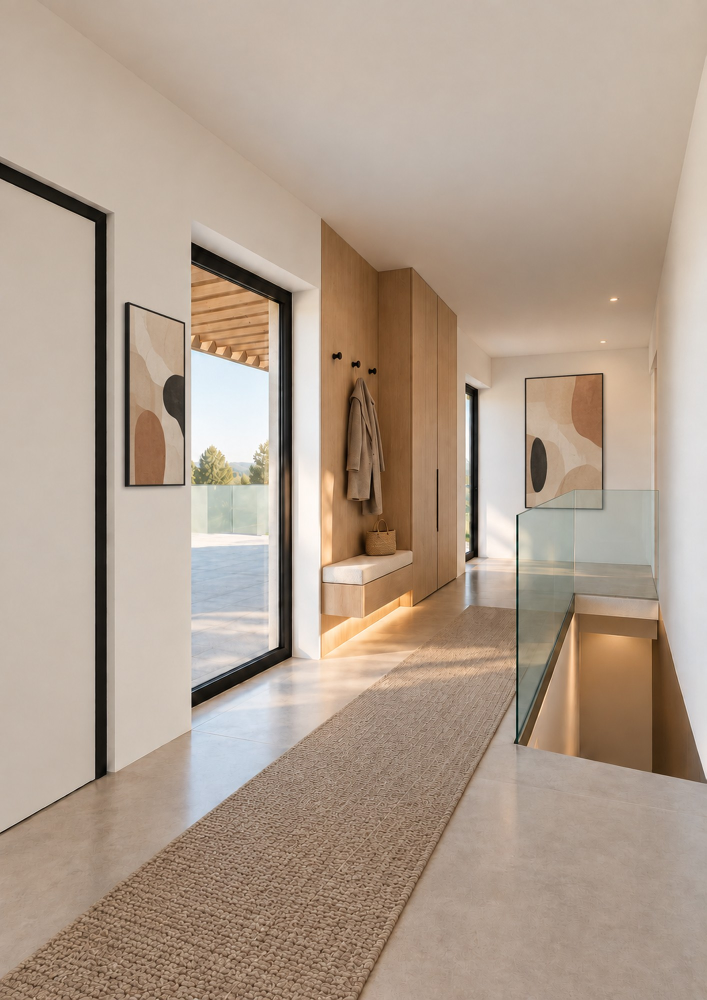
#> input picture assets/img/eingang.jpg, 1413 x 2000 px (shown at 1/2 size); its folder holds only this picture in this run
$ python images.py
#> lines starting #> are read from the running program, lines starting #| are printed output that depends on the picture
"""Erzeugt responsive Bildvarianten (AVIF, WebP, JPG) unter assets/img/r/ und assets/plaene/r/.

Aufruf im Projektordner: python3 tools/images.py
Quellen bleiben unverändert; Varianten werden nur neu gebaut, wenn sie fehlen oder älter sind.
"""
from pathlib import Path
from PIL import Image

ROOT = Path(__file__).resolve().parent.parent
PHOTO_WIDTHS = (480, 800, 1200, 1680)
PLAN_WIDTHS = (800, 1400, 2400)


def build(src: Path, out_dir: Path, widths, photo=True):
#> called with widths = (480, 800, 1200, 1680), photo = True
    out_dir.mkdir(parents=True, exist_ok=True)
    im = Image.open(src).convert("RGB")
#> im is the input picture: PIL image 1413x2000 RGB; mean R, G, B 175.4, 157.2, 141.1
    done = []
    for w in widths:
        if w > im.width:
            w = im.width
        if w in done:
            continue
        done.append(w)
        h = round(im.height * w / im.width)
        res = im if w == im.width else im.resize((w, h), Image.LANCZOS)
        stem = out_dir / f"{src.stem}-{w}"
        if photo:
            res.save(f"{stem}.avif", quality=52, speed=4)
            res.save(f"{stem}.webp", quality=76, method=6)
            res.save(f"{stem}.jpg", quality=78, optimize=True, progressive=True)
        else:
            res.save(f"{stem}.webp", quality=88, method=6)
            res.save(f"{stem}.jpg", quality=86, optimize=True)
        if w == im.width:
            break
#> this loop made 4 passes
#> pass 1, in build, `res = im if w == im.width else im.resize((w, h), Image.LANCZOS)`:
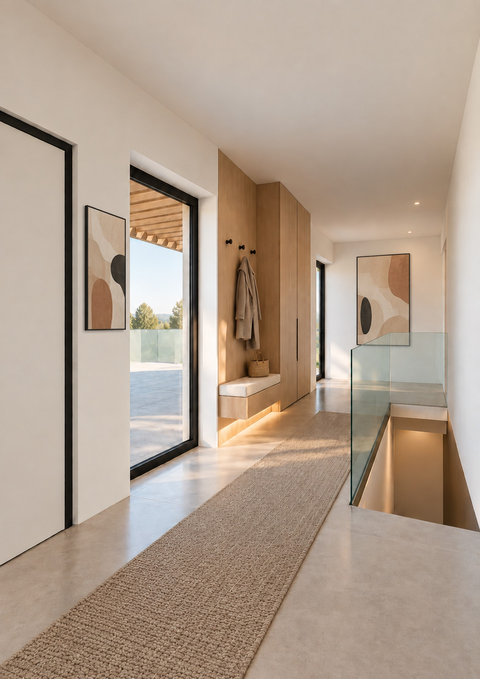
#> res: PIL image 480x679 RGB; mean R, G, B 175.4, 157.2, 141.1
#> after the loop, done = [480, 800, 1200, 1413]
    return im.width, im.height, done


if __name__ == "__main__":
    for src in sorted(p for p in (ROOT / "assets/img").glob("*.jpg") if p.name != "og-image.jpg"):
        print("foto", src.name, build(src, ROOT / "assets/img/r", PHOTO_WIDTHS))
    for src in sorted((ROOT / "assets/plaene").glob("haus-*.jpg")):
        print("plan", src.name, build(src, ROOT / "assets/plaene/r", PLAN_WIDTHS, photo=False))

$ run again, on assets/img/terrasse.jpg
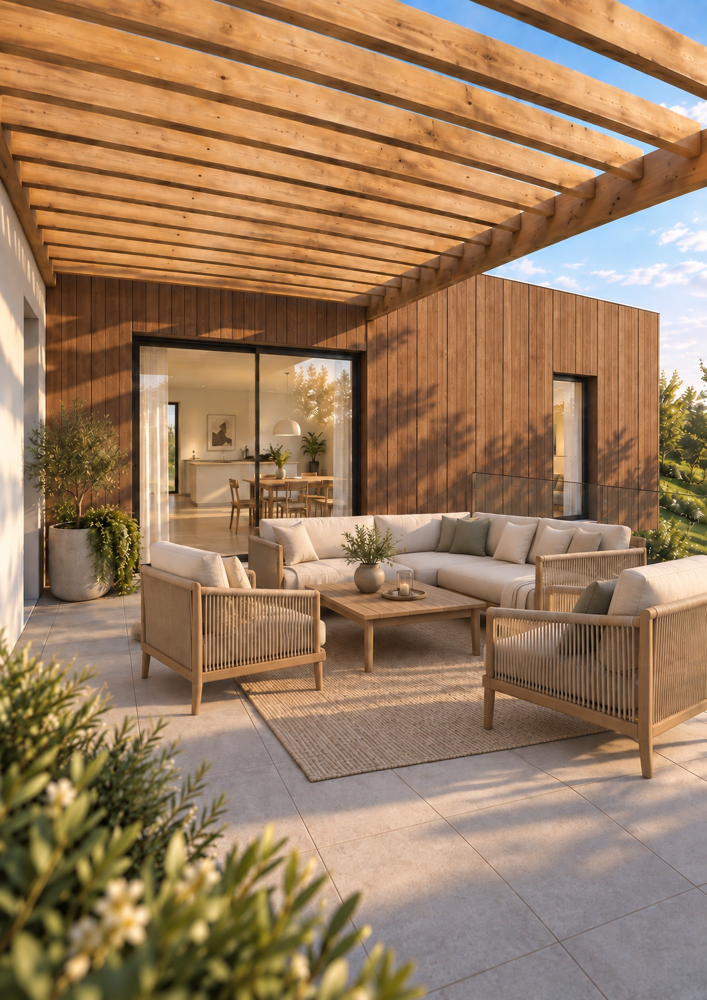
#> input picture assets/img/terrasse.jpg, 1413 x 2000 px (shown at 1/2 size)
#> in build, im is the input picture: PIL image 1413x2000 RGB; mean R, G, B 155.7, 124.9, 95.1
#> the loop in build, `for w in widths:` made 4 passes
#> pass 1, in build, `res = im if w == im.width else im.resize((w, h), Image.LANCZOS)`:
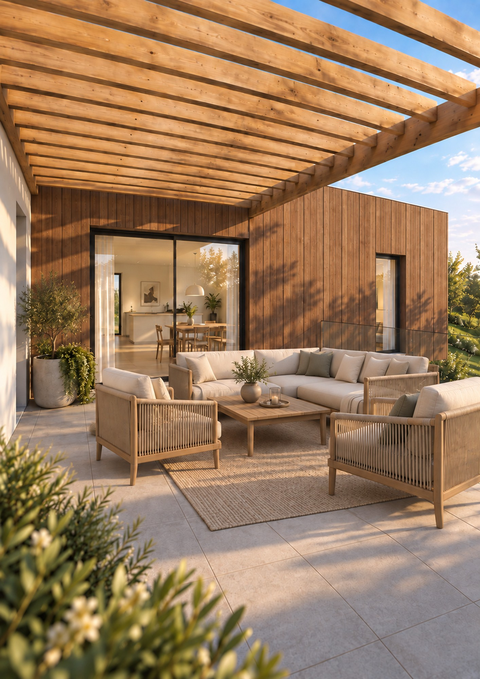
#> res: PIL image 480x679 RGB; mean R, G, B 155.7, 124.9, 95.1
#> after the loop in build, `for w in widths:`: done = [480, 800, 1200, 1413]

$ run again, on assets/img/wohnraum.jpg
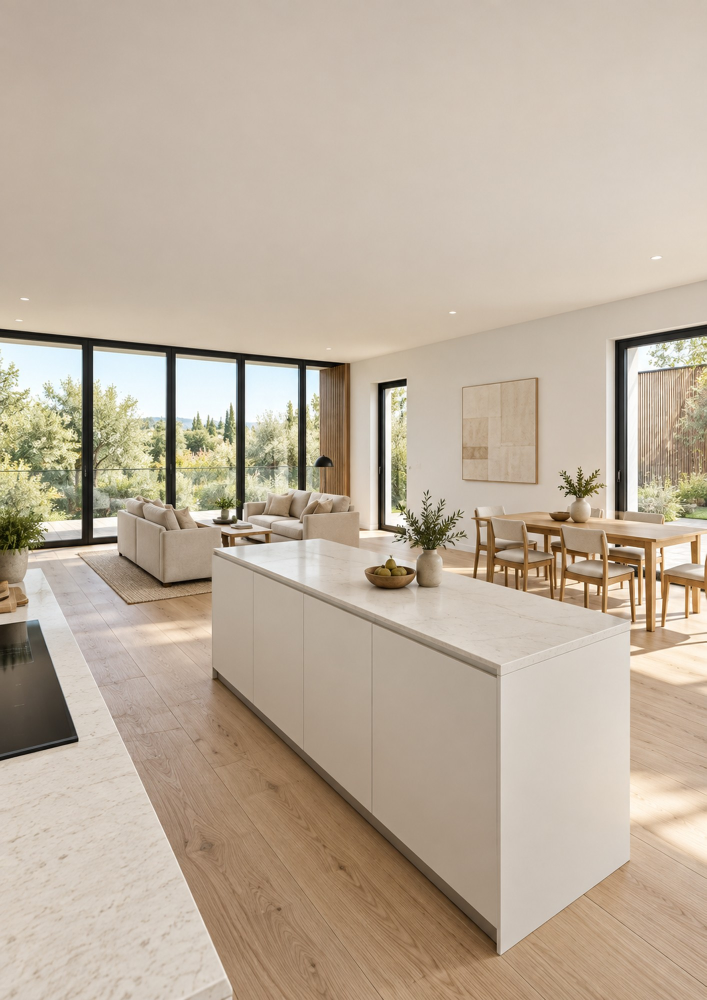
#> input picture assets/img/wohnraum.jpg, 1413 x 2000 px (shown at 1/2 size)
#> in build, im is the input picture: PIL image 1413x2000 RGB; mean R, G, B 188.3, 173.7, 156.2
#> the loop in build, `for w in widths:` made 4 passes
#> pass 1, in build, `res = im if w == im.width else im.resize((w, h), Image.LANCZOS)`:
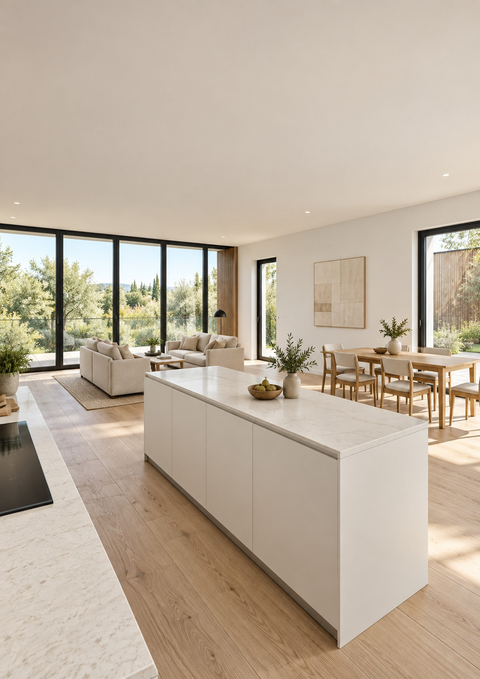
#> res: PIL image 480x679 RGB; mean R, G, B 188.3, 173.7, 156.2
#> after the loop in build, `for w in widths:`: done = [480, 800, 1200, 1413]

$ run again, on assets/img/garten-1.jpg
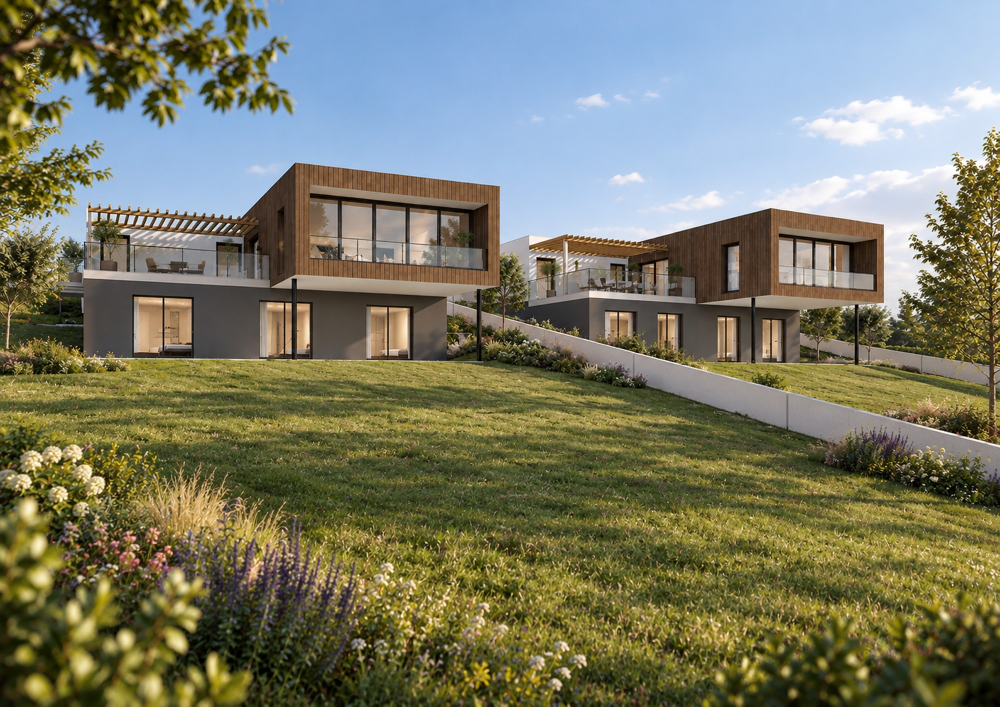
#> input picture assets/img/garten-1.jpg, 2000 x 1413 px (shown at 1/2 size)
#> in build, im is the input picture: PIL image 2000x1413 RGB; mean R, G, B 122, 123.2, 102.4
#> the loop in build, `for w in widths:` made 4 passes
#> pass 1, in build, `res = im if w == im.width else im.resize((w, h), Image.LANCZOS)`:
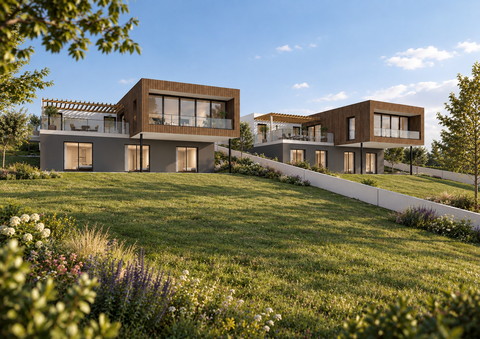
#> res: PIL image 480x339 RGB; mean R, G, B 122, 123.2, 102.4
#> pass 2, in build, `res = im if w == im.width else im.resize((w, h), Image.LANCZOS)`:
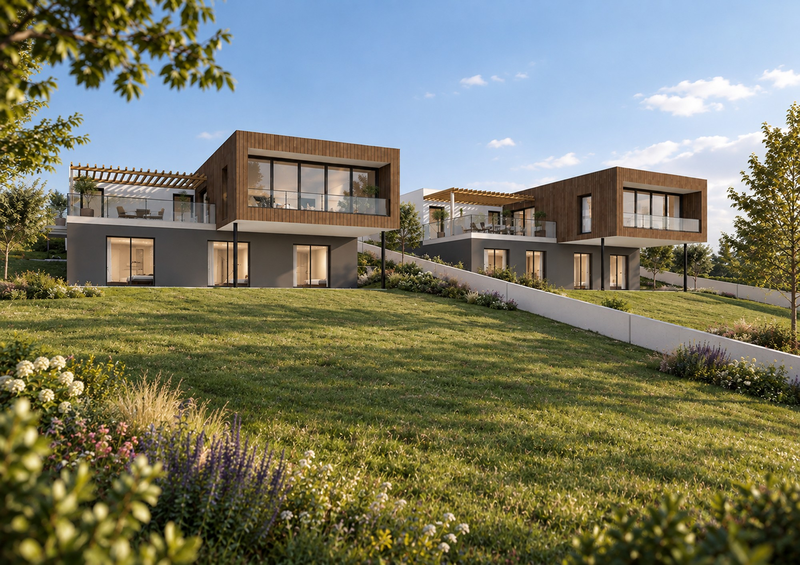
#> res: PIL image 800x565 RGB; mean R, G, B 122, 123.2, 102.4
#> after the loop in build, `for w in widths:`: done = [480, 800, 1200, 1680]

$ run again, on assets/img/garten-2.jpg
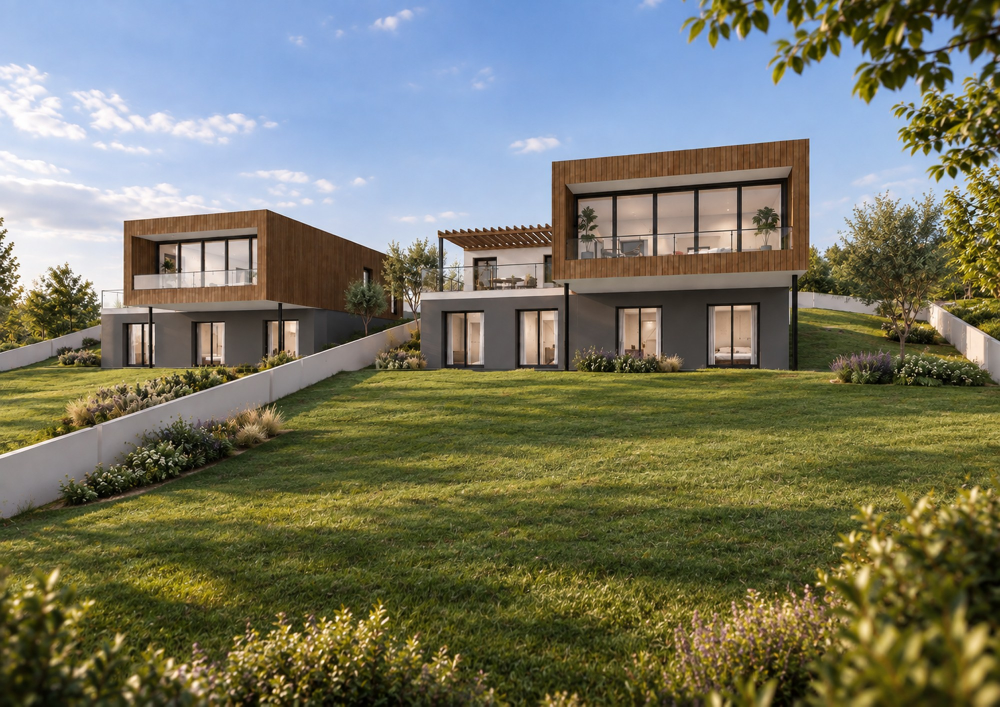
#> input picture assets/img/garten-2.jpg, 2000 x 1413 px (shown at 1/2 size)
#> in build, im is the input picture: PIL image 2000x1413 RGB; mean R, G, B 118.4, 119.3, 100.2
#> the loop in build, `for w in widths:` made 4 passes
#> pass 1, in build, `res = im if w == im.width else im.resize((w, h), Image.LANCZOS)`:
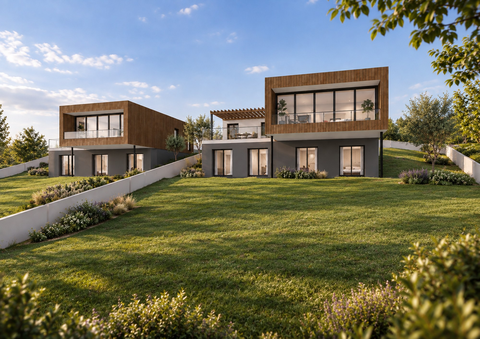
#> res: PIL image 480x339 RGB; mean R, G, B 118.4, 119.3, 100.2
#> pass 2, in build, `res = im if w == im.width else im.resize((w, h), Image.LANCZOS)`:
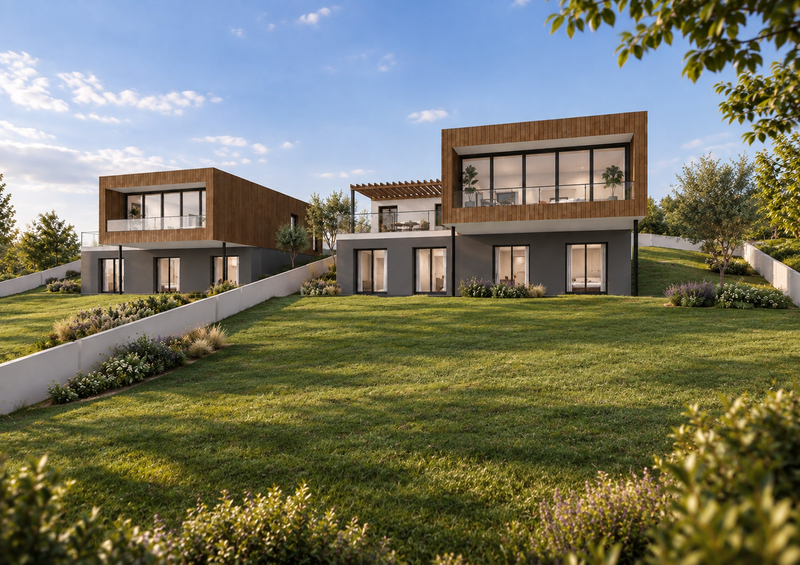
#> res: PIL image 800x565 RGB; mean R, G, B 118.4, 119.3, 100.2
#> after the loop in build, `for w in widths:`: done = [480, 800, 1200, 1680]
